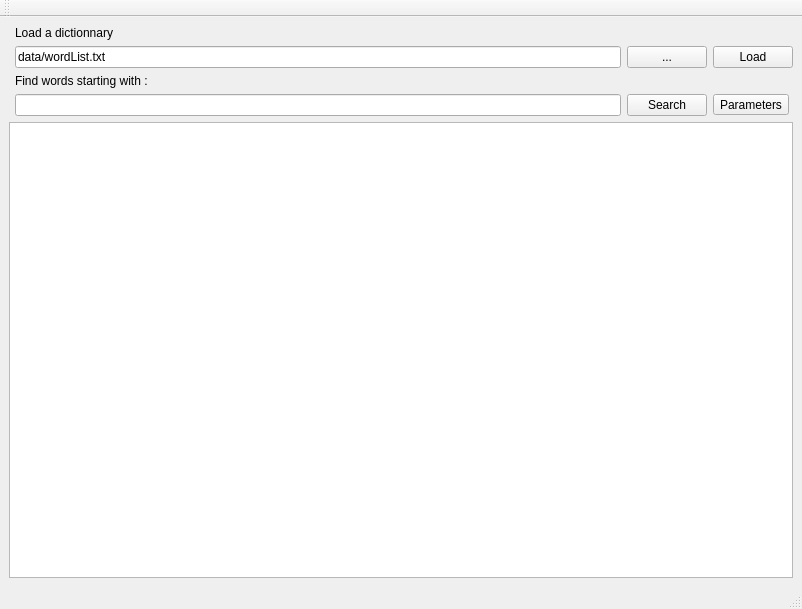
<?xml version="1.0" encoding="UTF-8"?>
<ui version="4.0">
 <class>MainWindow</class>
 <widget class="QMainWindow" name="MainWindow">
  <property name="geometry">
   <rect>
    <x>0</x>
    <y>0</y>
    <width>802</width>
    <height>609</height>
   </rect>
  </property>
  <property name="windowTitle">
   <string>MainWindow</string>
  </property>
  <widget class="QWidget" name="centralwidget">
   <layout class="QGridLayout" name="gridLayout_3">
    <item row="2" column="0">
     <layout class="QGridLayout" name="gridLayout_2">
      <item row="0" column="1">
       <widget class="QLabel" name="label_2">
        <property name="text">
         <string>Load a dictionnary</string>
        </property>
       </widget>
      </item>
      <item row="3" column="2">
       <widget class="QPushButton" name="searchButton">
        <property name="text">
         <string>Search</string>
        </property>
       </widget>
      </item>
      <item row="3" column="3">
       <widget class="QToolButton" name="paramButton">
        <property name="text">
         <string>Parameters</string>
        </property>
       </widget>
      </item>
      <item row="2" column="1">
       <widget class="QLabel" name="label">
        <property name="text">
         <string>Find words starting with :</string>
        </property>
       </widget>
      </item>
      <item row="3" column="1">
       <widget class="QLineEdit" name="searchLineEdit"/>
      </item>
      <item row="1" column="1">
       <widget class="QLineEdit" name="fileLineEdit">
        <property name="text">
         <string>data/wordList.txt</string>
        </property>
        <property name="readOnly">
         <bool>true</bool>
        </property>
       </widget>
      </item>
      <item row="1" column="2">
       <widget class="QPushButton" name="browseButton">
        <property name="text">
         <string>...</string>
        </property>
       </widget>
      </item>
      <item row="1" column="3">
       <widget class="QPushButton" name="loadButton">
        <property name="text">
         <string>Load</string>
        </property>
       </widget>
      </item>
      <item row="4" column="0" colspan="4">
       <widget class="QListView" name="listView">
        <property name="editTriggers">
         <set>QAbstractItemView::NoEditTriggers</set>
        </property>
        <property name="selectionMode">
         <enum>QAbstractItemView::NoSelection</enum>
        </property>
        <property name="flow">
         <enum>QListView::TopToBottom</enum>
        </property>
        <property name="isWrapping" stdset="0">
         <bool>true</bool>
        </property>
        <property name="modelColumn">
         <number>0</number>
        </property>
        <property name="uniformItemSizes">
         <bool>false</bool>
        </property>
       </widget>
      </item>
     </layout>
    </item>
   </layout>
  </widget>
  <widget class="QMenuBar" name="menubar">
   <property name="geometry">
    <rect>
     <x>0</x>
     <y>0</y>
     <width>802</width>
     <height>21</height>
    </rect>
   </property>
  </widget>
  <widget class="QStatusBar" name="statusbar"/>
  <widget class="QToolBar" name="toolBar">
   <property name="windowTitle">
    <string>toolBar</string>
   </property>
   <attribute name="toolBarArea">
    <enum>TopToolBarArea</enum>
   </attribute>
   <attribute name="toolBarBreak">
    <bool>false</bool>
   </attribute>
  </widget>
 </widget>
 <resources/>
 <connections/>
</ui>
